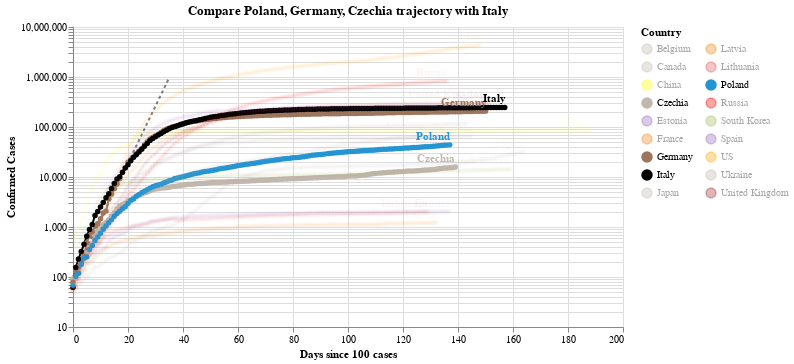

The cell this chart's notebook holds for it:
### Code cell
#hide_input
chart2 = make_since_chart(dff2,['Poland', 'Germany', 'Czechia'], baseline_countries)
chart2

### Figure 1 — Vega-Lite specification as saved in the notebook (floating-point values rounded to 4 significant figures; data arrays with more than 128 entries replaced by an {"elided": "..."} marker saying what was removed)
{"config": {"view": {"continuousWidth": 400, "continuousHeight": 300}}, "layer": [{"data": {"name": "data-628230001892d6798b50651be41d1b3e"}, "mark": {"type": "line", "color": "black", "opacity": 0.5, "strokeDash": [3, 3]}, "encoding": {"x": {"type": "quantitative", "field": "Days since 100 cases"}, "y": {"type": "quantitative", "field": "Confirmed Cases"}}}, {"data": {"name": "data-2c409c28195d6b0d5b2c383a862c71e7"}, "mark": {"type": "line", "point": true}, "encoding": {"color": {"type": "nominal", "field": "Country", "legend": {"columns": 2}, "scale": {"domain": ["Belgium", "Canada", "China", "Czechia", "Estonia", "France", "Germany", "Italy", "Japan", "Latvia", "Lithuania", "Poland", "Russia", "South Korea", "Spain", "US", "Ukraine", "United Kingdom"], "range": ["#C1B7AD", "#C1B7AD", "yellow", "#C1B7AD", "#9467bd", "#F58518", "#9D755D", "black", "#C1B7AD", "#F58518", "#E45756", "#2495D3", "red", "#A1BA59", "#9467bd", "orange", "#C1B7AD", "brown"]}}, "opacity": {"condition": {"value": 1, "selection": "selector002"}, "value": 0.05}, "tooltip": [{"type": "nominal", "field": "Country"}, {"type": "temporal", "field": "Date"}, {"type": "quantitative", "field": "Confirmed Cases"}, {"type": "quantitative", "field": "Days since 100 cases"}], "x": {"type": "quantitative", "field": "Days since 100 cases"}, "y": {"type": "quantitative", "field": "Confirmed Cases", "scale": {"type": "log"}}}, "selection": {"selector002": {"type": "multi", "fields": ["Country"], "bind": "legend", "init": [{"Country": "Poland"}, {"Country": "Germany"}, {"Country": "Czechia"}, {"Country": "Italy"}]}}, "width": 550}, {"data": {"name": "data-2c409c28195d6b0d5b2c383a862c71e7"}, "mark": {"type": "text", "align": "right", "dy": -8, "fontWeight": "bold"}, "encoding": {"color": {"type": "nominal", "field": "Country", "legend": {"columns": 2}, "scale": {"domain": ["Belgium", "Canada", "China", "Czechia", "Estonia", "France", "Germany", "Italy", "Japan", "Latvia", "Lithuania", "Poland", "Russia", "South Korea", "Spain", "US", "Ukraine", "United Kingdom"], "range": ["#C1B7AD", "#C1B7AD", "yellow", "#C1B7AD", "#9467bd", "#F58518", "#9D755D", "black", "#C1B7AD", "#F58518", "#E45756", "#2495D3", "red", "#A1BA59", "#9467bd", "orange", "#C1B7AD", "brown"]}}, "opacity": {"condition": {"value": 1, "selection": "selector002"}, "value": 0.05}, "text": {"type": "nominal", "field": "Country"}, "tooltip": [{"type": "nominal", "field": "Country"}, {"type": "temporal", "field": "Date"}, {"type": "quantitative", "field": "Confirmed Cases"}, {"type": "quantitative", "field": "Days since 100 cases"}], "x": {"type": "quantitative", "field": "Days since 100 cases"}, "y": {"type": "quantitative", "field": "Confirmed Cases", "scale": {"type": "log"}}}, "transform": [{"filter": "(datum['Date'] >= 1595894400000)"}], "width": 550}], "title": "Compare Poland, Germany, Czechia trajectory with Italy", "$schema": "https://vega.github.io/schema/vega-lite/v4.0.2.json", "datasets": {"data-628230001892d6798b50651be41d1b3e": [{"Days since 100 cases": 0, "Confirmed Cases": 100.0}, {"Days since 100 cases": 1, "Confirmed Cases": 130.0}, {"Days since 100 cases": 2, "Confirmed Cases": 169.0}, {"Days since 100 cases": 3, "Confirmed Cases": 219.7}, {"Days since 100 cases": 4, "Confirmed Cases": 285.6}, {"Days since 100 cases": 5, "Confirmed Cases": 371.3}, {"Days since 100 cases": 6, "Confirmed Cases": 482.7}, {"Days since 100 cases": 7, "Confirmed Cases": 627.5}, {"Days since 100 cases": 8, "Confirmed Cases": 815.7}, {"Days since 100 cases": 9, "Confirmed Cases": 1060.0}, {"Days since 100 cases": 10, "Confirmed Cases": 1379.0}, {"Days since 100 cases": 11, "Confirmed Cases": 1792.0}, {"Days since 100 cases": 12, "Confirmed Cases": 2330.0}, {"Days since 100 cases": 13, "Confirmed Cases": 3029.0}, {"Days since 100 cases": 14, "Confirmed Cases": 3937.0}, {"Days since 100 cases": 15, "Confirmed Cases": 5119.0}, {"Days since 100 cases": 16, "Confirmed Cases": 6654.0}, {"Days since 100 cases": 17, "Confirmed Cases": 8650.0}, {"Days since 100 cases": 18, "Confirmed Cases": 11250.0}, {"Days since 100 cases": 19, "Confirmed Cases": 14620.0}, {"Days since 100 cases": 20, "Confirmed Cases": 19000.0}, {"Days since 100 cases": 21, "Confirmed Cases": 24710.0}, {"Days since 100 cases": 22, "Confirmed Cases": 32120.0}, {"Days since 100 cases": 23, "Confirmed Cases": 41750.0}, {"Days since 100 cases": 24, "Confirmed Cases": 54280.0}, {"Days since 100 cases": 25, "Confirmed Cases": 70560.0}, {"Days since 100 cases": 26, "Confirmed Cases": 91730.0}, {"Days since 100 cases": 27, "Confirmed Cases": 119300.0}, {"Days since 100 cases": 28, "Confirmed Cases": 155000.0}, {"Days since 100 cases": 29, "Confirmed Cases": 201500.0}, {"Days since 100 cases": 30, "Confirmed Cases": 262000.0}, {"Days since 100 cases": 31, "Confirmed Cases": 340600.0}, {"Days since 100 cases": 32, "Confirmed Cases": 442800.0}, {"Days since 100 cases": 33, "Confirmed Cases": 575600.0}, {"Days since 100 cases": 34, "Confirmed Cases": 748300.0}, {"Days since 100 cases": 35, "Confirmed Cases": 972800.0}], "data-2c409c28195d6b0d5b2c383a862c71e7": {"elided": "2661 records"}}}
